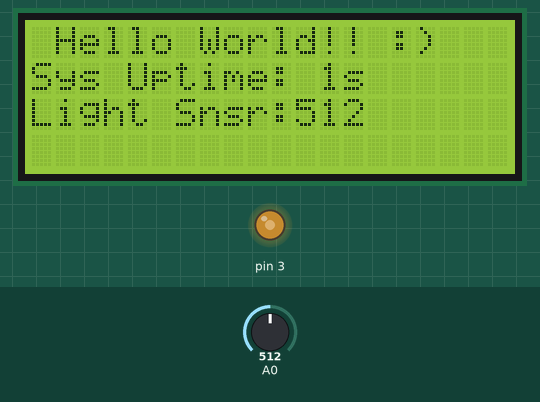
This sketch was run on a simulated Arduino Uno, built with avr-gcc and run on an emulated ATmega328P. On the bench: 20×4 character LCD, output pins drawn as LEDs (lit = HIGH). The inputs (shaded band) are chosen by the test bench; at power-on: A0 = 512. What the sketch prints to the serial monitor is not drawn.

Above: at 1.2 s.
1.3 s: A0 set to 0
At 3.8 s:
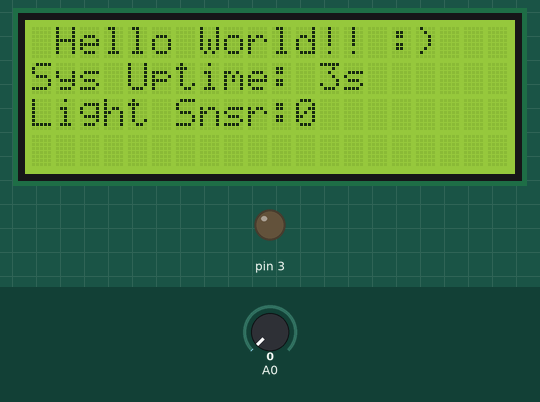
4.2 s: A0 set to 1023
At 6.7 s:
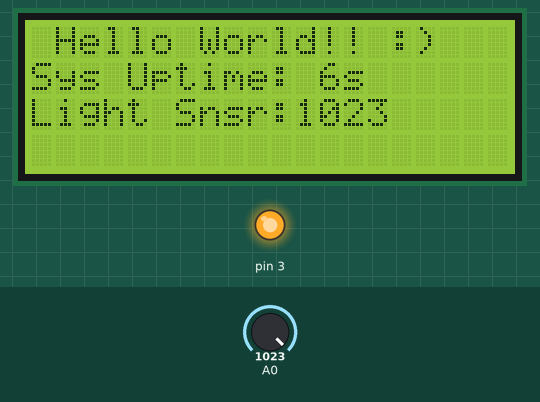
7.2 s: A0 set to 716
At 9.8 s:
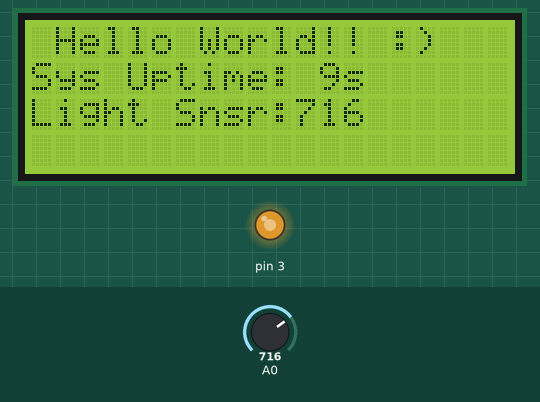
Timing chart, 0 to 11.3 s (numbered marks = the images above; inputs shaded):
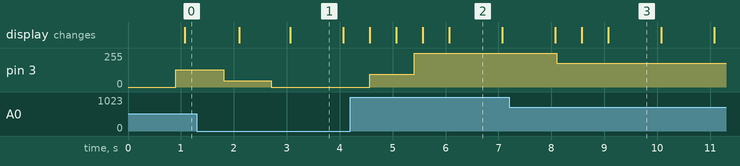

Measured:
- after the input at 1.3 s, pin 3: 128/255 → 48/255 after 0.51 s, → 0/255 0.90 s later
- after the input at 4.2 s, pin 3: 0/255 → 95/255 after 0.37 s, → 255/255 0.83 s later
- after the input at 7.2 s, pin 3: 255/255 → 179/255 after 0.91 s
- what the display in image 1 shows lasts 1.0 s, from 3.1 s to 4.1 s

The sketch:

UpdatedAnInAnOut_ino.ino
```cpp
#include <Wire.h>
#include <hd44780.h>
#include <hd44780ioClass/hd44780_I2Cexp.h> // i2c expander i/o class header

/*********Definitions**************/
/*** Timing Definitions ******/
#define TIME_1MS_100MS    100
#define TIME_1MS_500MS    500
#define TIME_1MS_1S       1000
#define TIME_1S_5S        5
#define TIME_CHECK_INPUTS 100//TIME_1MS_100MS
#define TIME_REFRESH_LCD  TIME_1MS_500MS

/***Input and Sampling********/
#define NUM_ANALOG_SAMPLES  8
#define TRUE                1
#define FALSE               0

// Initialize the LCD object, set the LCD I2C address to 0x27 for a 20x4 display
hd44780_I2Cexp lcd; // declare lcd object: auto locate & auto config expander chip

// LCD geometry
const int LCD_COLS = 20;
const int LCD_ROWS = 4;

/***** Global Variables ***********/
unsigned int g_uiGenericSecondTimer = 0;    //this will keep track of the number of seconds the program has run, until an overflow occurs....
unsigned int g_uiSendMsgTimer = 0;          //when this timer expires, send a message then reset timer
char* g_cLCDLine1[20];// = " Hello World!! :)   ";
char g_cLCDLine2[20];
char g_cLCDLine3[20];
unsigned char g_ucCheckInputs = 0; // flag used to triggger input reads
unsigned char g_bRefreshLCD = TRUE; //flag set in UpdateTimers() set when it's time to call SetLCDOutput()

//*** Inputs to be read in CheckInputs() ***
unsigned int g_uiAnInLightSnsr = 0;

/****** Start Code ****************/
void setup() {
  // put your setup code here, to run once:
  Serial.begin(9600);
  pinMode(3, OUTPUT);
  pinMode(2, INPUT_PULLUP);
  lcd.begin(LCD_COLS, LCD_ROWS);
  //lcd.backlight();
  g_cLCDLine1[0] = " Hello World!! :)   ";
}

void loop() {
  // put your main code here, to run repeatedly:
  UpdateTimers();
  while(g_ucCheckInputs)  //Timer set elapsed to set inputs
  {
    g_ucCheckInputs--;
    CheckInputs();
  }
  if(g_bRefreshLCD)
  {
    g_bRefreshLCD = FALSE;
    SetLCDOutput();
  }
  SetOutputs();

  if (!g_uiSendMsgTimer)
  {
    Serial.println(g_uiGenericSecondTimer);
    g_uiSendMsgTimer = TIME_1S_5S;
  }
}

void UpdateTimers()
{
  static unsigned long r_ulPrevMillis = 0;
  unsigned long ulCurMillis = millis();
  unsigned long ulMillisUpdate = ulCurMillis - r_ulPrevMillis;
  static unsigned int r_uiMilliCounter = 0, r_uiInputReadTimer = 0, r_uiLCDRefreshTimer = 0;

  r_ulPrevMillis = ulCurMillis;

  r_uiMilliCounter += ulMillisUpdate;

  Serial.println(ulMillisUpdate);

  while (r_uiMilliCounter >= TIME_1MS_1S)    //Update second based timers here
  {
    r_uiMilliCounter -= TIME_1MS_1S;

    g_uiGenericSecondTimer++;

    if (g_uiSendMsgTimer)
      g_uiSendMsgTimer--;
  }

  r_uiInputReadTimer += ulMillisUpdate;
  while (r_uiInputReadTimer >= TIME_CHECK_INPUTS)    //Update input read timer
  {
    r_uiInputReadTimer -= TIME_CHECK_INPUTS;
    g_ucCheckInputs++;
  }

  r_uiLCDRefreshTimer += ulMillisUpdate;
  while (r_uiLCDRefreshTimer >= TIME_REFRESH_LCD)    //Update input read timer
  {
    r_uiLCDRefreshTimer -= TIME_REFRESH_LCD;
    g_bRefreshLCD = TRUE;
  }
}

void CheckInputs()
{
    static unsigned short g_usLightSnsrTotal = 0;
    static unsigned char g_ucAnalogSamples = NUM_ANALOG_SAMPLES;

    if (g_ucAnalogSamples--)
    {
      g_usLightSnsrTotal += analogRead(0);
    }
    else  //done samlping, get average
    {
      g_uiAnInLightSnsr = g_usLightSnsrTotal / NUM_ANALOG_SAMPLES;  //average the samples
      g_usLightSnsrTotal = 0;                   //reset for next roundof sampling
      g_ucAnalogSamples = NUM_ANALOG_SAMPLES;   //reset for next roundof sampling
    }
}

unsigned int CalculateAnalogOut(unsigned int uiInput)
{
    return (uiInput / 4);
}

void SetOutputs()
{
  analogWrite(3,CalculateAnalogOut(g_uiAnInLightSnsr));
}

void SetLCDOutput()
{
  // Set cursor to the top left corner and print the string on the first row
  lcd.setCursor(0, 0);
  lcd.print(g_cLCDLine1[0]);
  // Move to the second row and print the string
  lcd.setCursor(0, 1);
  lcd.print("Sys Uptime: ");
  lcd.print(g_uiGenericSecondTimer);
  lcd.print("s");
  // Move to the third row and print the string
  lcd.setCursor(0, 2);
  lcd.print("                    ");
  // Move to the fourth row and print the string
  lcd.setCursor(0, 2);
  lcd.print("Light Snsr:");
  lcd.print(g_uiAnInLightSnsr);
}
```
